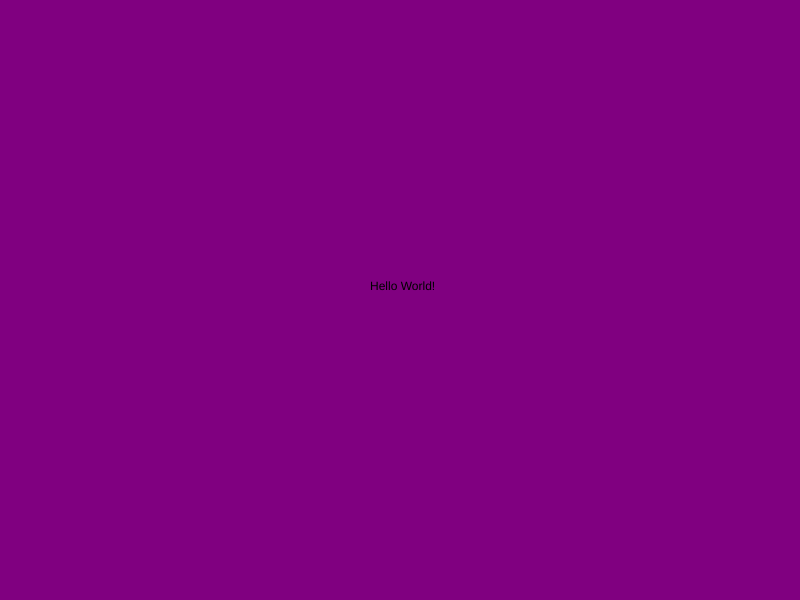
Frame 1 (no input)
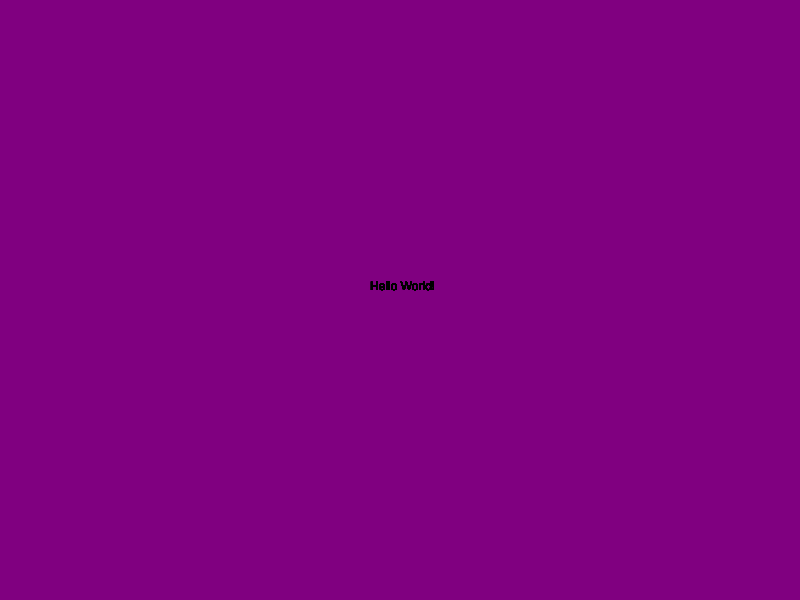
Frame 60 (no input)
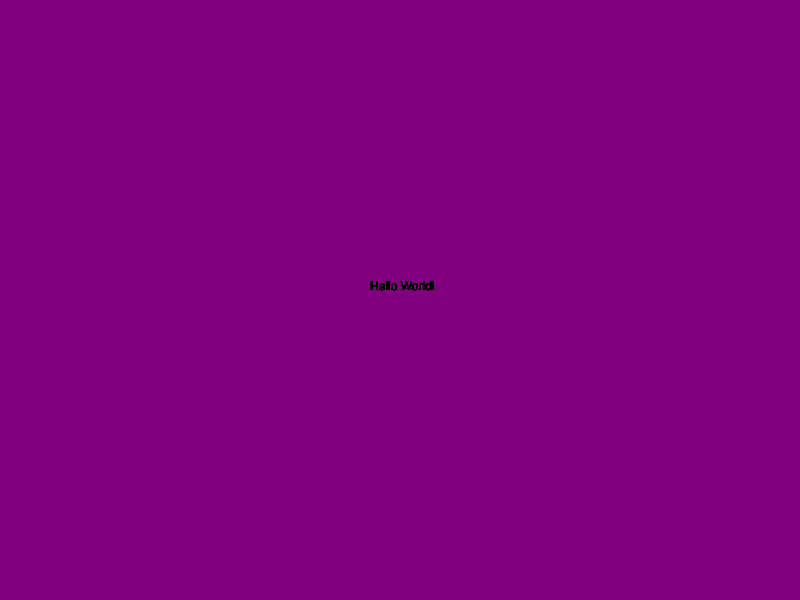
Frame 120 (the mouse pressed at the canvas centre since frame 60)

The p5.js sketch that drew these frames (run headless with seeded random() and noise() and a simulated clock; from frame 60 on, the mouse is pressed at the canvas centre):

// p5.js sketch
// ── sketch.js
//create setup function
function setup() {
  //create a canvas 800x wide, 600px high
  createCanvas( 800, 600 );

  //make background purple
  background( 'purple' );
}


//declae draw() function
function draw() {

  //use text function to draw "Hello World!"
  text( "Hello World!", 370, 290 )
}
